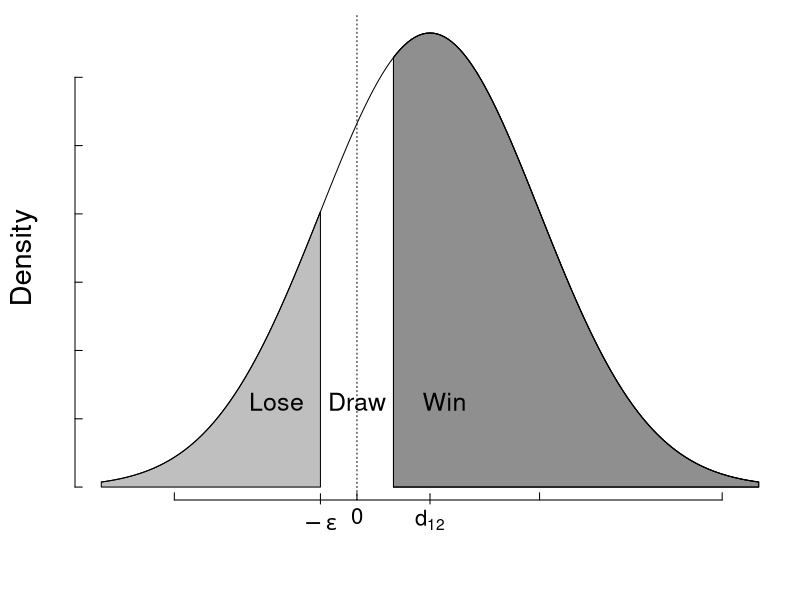
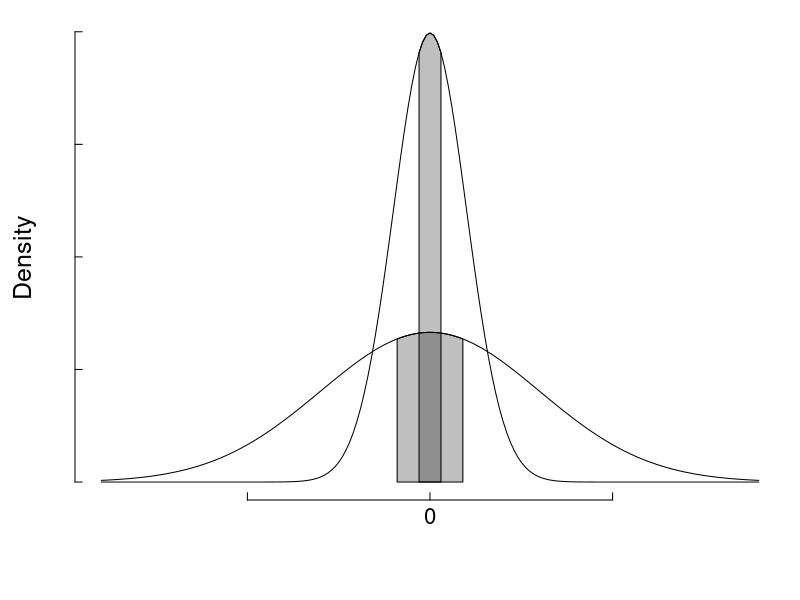

Source code (R) for these figures, in order:
###########################################
# Header
oldpar <- par(no.readonly = TRUE)
oldwd <- getwd()
this.dir <- dirname(parent.frame(2)$ofile)
nombre.R <-  sys.frame(1)$ofile
require(tools)
nombre <- print(file_path_sans_ext(nombre.R))
pdf(paste0(nombre,".pdf"), width = 8, height = 5  )
setwd(this.dir)
#setwd("~/gaming/materias/inferencia_bayesiana/trabajoFinal/imagenes")
#####################################

par(mar=c(5,3.75,.75,.75))

sigma <- 3
mu <- 2
epsilon <- 1

D <- seq(mu-3*sigma,mu+3*sigma,0.1)
dnormal <- dnorm(D,mu,sigma)
plot(D,dnormal, type="l",lwd=1, xlab=expression(d[1][2]),axes = F,ann = F)

axis(side=2, labels=NA,cex.axis=0.6,tck=0.015)
axis(side=1, labels=NA,cex.axis=0.6,tck=0.015)
axis(lwd=0,side=1, at=0,las=0,cex.axis=1.33,line=-0.6)
axis(lwd=1,side=1, at=mu,labels=expression( d[1][2]) ,las=0,cex.axis=1.33,line=-0.3)
axis(lwd=1,side=1, at=-epsilon,labels=expression( -epsilon ) ,las=0,cex.axis=1.33,line=-0.3)


mtext(text ="Density" ,side =2 ,line=2,cex=1.75)
abline(v=0,lty=3)


base <- rep(0,length(D))
xx <- c(D[D>=epsilon],rev(D[D>=epsilon]))
yy <- c(base[D>=epsilon],rev(dnormal[D>=epsilon]) )
polygon(xx,yy,col=rgb(0,0,0,0.25))


base <- rep(0,length(D))
xx <- c(D[D<=-epsilon],rev(D[D<=-epsilon]))
yy <- c(base[D<=-epsilon],rev(dnormal[D<=-epsilon]) )
polygon(xx,yy,col=rgb(0,0,0,0.25))

base <- rep(0,length(D))
xx <- c(D[D>=epsilon],rev(D[D>=epsilon]))
yy <- c(base[D>=epsilon],rev(dnormal[D>=epsilon]) )
polygon(xx,yy,col=rgb(0,0,0,0.25))

text(-epsilon-1.2,0.025,"Lose",cex=1.5)
text(0,0.025,"Draw",cex=1.5)
text(epsilon+1.4,0.025,"Win",cex=1.5)

###### PLOT 2

max_sigma <- 3
max_density <- dnorm(0)

sigma <- 1
mu <- 0
D <- seq(mu-3*max_sigma,mu+3*max_sigma,0.1)
draw_proba <- 0.25
epsilon <- abs(qnorm(0.5-draw_proba/2,mean=mu,sd =sigma))

dnormal <- dnorm(D,mu,sigma)
plot(D,dnormal, type="l",lwd=1, axes = F,ann = F)
axis(side=2, labels=NA,cex.axis=0.6,tck=0.015)
axis(side=1, labels=NA,cex.axis=0.6,tck=0.015)
axis(lwd=0,side=1, at=0,las=0,cex.axis=1.33,line=-0.6)
mtext(text ="Density" ,side =2 ,line=2,cex=1.5)

base <- rep(0,length(D))
xx <- c(D[D>=-epsilon & D<=epsilon],rev(D[D>=-epsilon & D<=epsilon]))
yy <- c(base[D>=-epsilon & D<=epsilon],rev(dnormal[D>=-epsilon & D<=epsilon]) )
polygon(xx,yy,col=rgb(0,0,0,0.25))

sigma <- 3
dnormal <- dnorm(D,mu,sigma)
lines(D,dnormal, type="l",lwd=1)
epsilon <- abs(qnorm(0.5-draw_proba/2,mean=mu,sd =sigma))
base <- rep(0,length(D))
xx <- c(D[D>=-epsilon & D<=epsilon],rev(D[D>=-epsilon & D<=epsilon]))
yy <- c(base[D>=-epsilon & D<=epsilon],rev(dnormal[D>=-epsilon & D<=epsilon]) )
polygon(xx,yy,col=rgb(0,0,0,0.25))

#######################################
# end 
dev.off()
setwd(oldwd)
par(oldpar, new=F)
#########################################